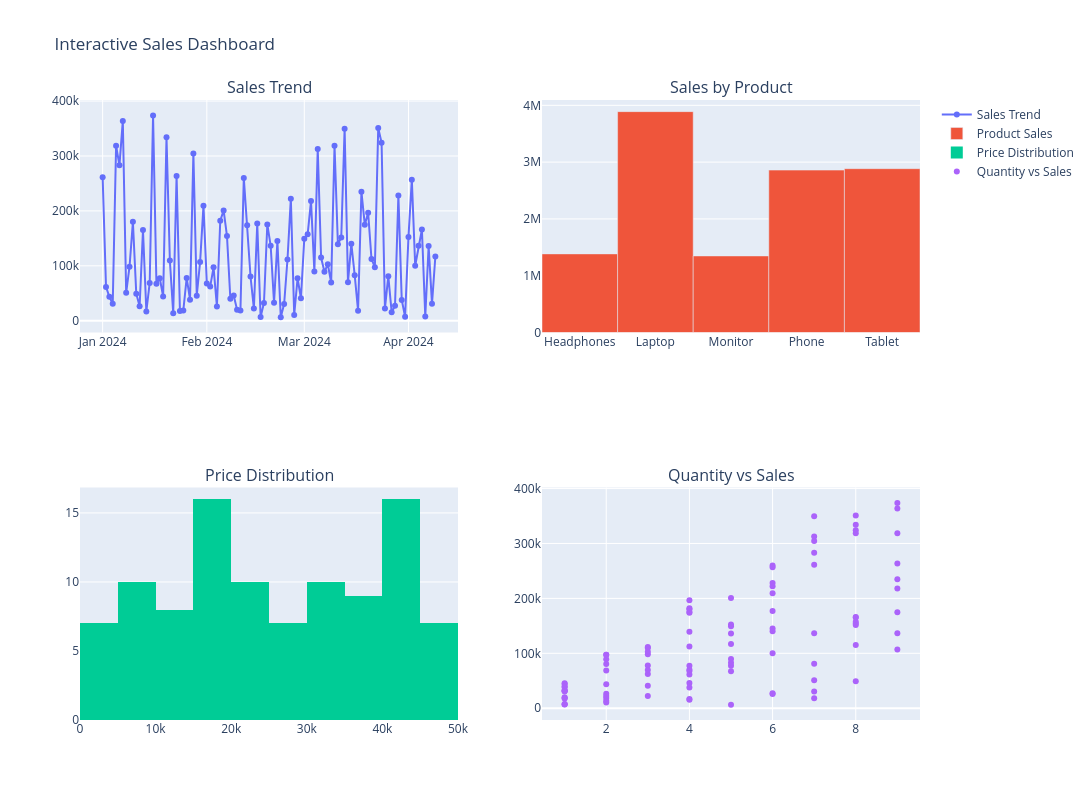

Notebook source saved alongside this figure:
### Code cell
# ============================================
# PROFESSIONAL DASHBOARD
# ============================================

fig = make_subplots(
    rows=2,
    cols=2,
    subplot_titles=(
        'Sales Trend',
        'Sales by Product',
        'Price Distribution',
        'Quantity vs Sales'
    )
)

# Sales Trend
fig.add_trace(
    go.Scatter(
        x=daily_sales['Date'],
        y=daily_sales['Total_Sales'],
        mode='lines+markers',
        name='Sales Trend'
    ),
    row=1,
    col=1
)

# Product Sales
product_sales = df.groupby('Product')['Total_Sales'].sum().reset_index()

fig.add_trace(
    go.Bar(
        x=product_sales['Product'],
        y=product_sales['Total_Sales'],
        name='Product Sales'
    ),
    row=1,
    col=2
)

# Price Histogram
fig.add_trace(
    go.Histogram(
        x=df['Price'],
        name='Price Distribution'
    ),
    row=2,
    col=1
)

# Scatter Plot
fig.add_trace(
    go.Scatter(
        x=df['Quantity'],
        y=df['Total_Sales'],
        mode='markers',
        name='Quantity vs Sales'
    ),
    row=2,
    col=2
)

fig.update_layout(
    title='Interactive Sales Dashboard',
    height=800,
    width=1200,
    showlegend=True
)

fig.show()
